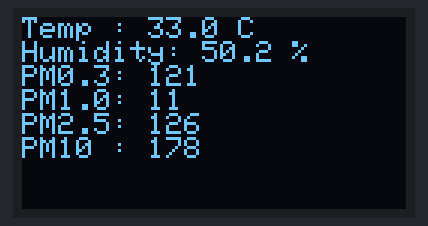
The sketch below on a simulated ESP8266 (NodeMCU). On the bench: 128×64 one-colour display. WiFi joins after 1.5 s; servers stay silent unless stated; uploads are accepted with an empty reply; random numbers use the default seed unless the sketch sets one; what the sketch prints to the serial monitor is not drawn.

Above: at 1.7 s.
At 6.1 s:
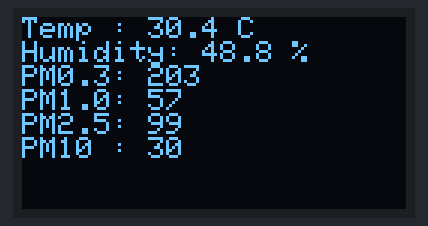
At 10.5 s:
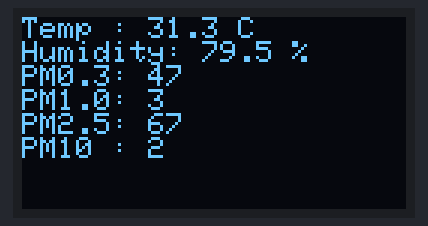
At 20.1 s:
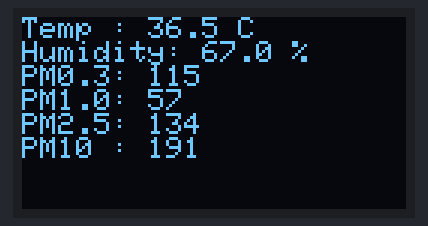
At 29.0 s:
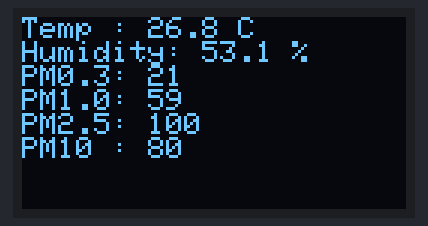
At 38.6 s:
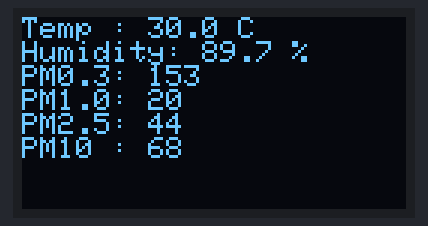

The sketch:

6DummyBothESP.ino
```cpp
/* Google Form Link Format:
 * https://docs.google.com/forms/d/e/YOURLINK/
 * formResponse?usp=pp_url&
 * entry.2128414819=suhu&entry.671850365=rh&entry.713531188=pm1&entry.318084391=pm3&entry.2115180752=pm25&entry.1088528795=pm10
 */

#include <Wire.h>
#include <Adafruit_GFX.h>
#include <Adafruit_SSD1306.h>

#if defined(ESP8266)
  #include <ESP8266WiFi.h>
  #include <ESP8266HTTPClient.h>
  #include <WiFiClientSecure.h>
#elif defined(ESP32)
  #include <WiFi.h>
  #include <HTTPClient.h>
  #include <WiFiClientSecure.h>
#else
  #error "This code is intended to run on ESP8266 or ESP32 platform!"
#endif

// WiFi credentials
#define WIFI_SSID     "username"
#define WIFI_PASSWORD "password"

// Google Form POST URL
#define FORM_URL "https://docs.google.com/forms/d/e/YOURLINK/formResponse"

// OLED configuration
#define SCREEN_WIDTH 128
#define SCREEN_HEIGHT 64
Adafruit_SSD1306 display(SCREEN_WIDTH, SCREEN_HEIGHT, &Wire, -1);

// Simulated sensor variables
float temperature = 0.0;
float humidity = 0.0;
uint16_t pm03 = 0, pm10 = 0, pm25 = 0, pm100 = 0;

void setup() {
  Serial.begin(115200);

  // Initialize OLED
  if (!display.begin(SSD1306_SWITCHCAPVCC, 0x3C)) {
    Serial.println(F("SSD1306 allocation failed"));
    while (1);
  }

  display.clearDisplay();
  display.setTextSize(1);
  display.setTextColor(SSD1306_WHITE);
  display.setCursor(0, 0);
  display.println("Connecting to WiFi...");
  display.display();

  // Connect to WiFi
  WiFi.begin(WIFI_SSID, WIFI_PASSWORD);
  Serial.print("Connecting to WiFi");
  while (WiFi.status() != WL_CONNECTED) {
    delay(500);
    Serial.print(".");
  }
  Serial.println("\nWiFi connected.");

  display.clearDisplay();
  display.setCursor(0, 0);
  display.println("WiFi connected.");
  display.display();

  // Seed RNG
  randomSeed(micros());
}

void loop() {
  // Simulate sensor values
  temperature = random(250, 400) / 10.0; // 25.0 - 40.0 °C
  humidity    = random(300, 900) / 10.0; // 30.0 - 90.0 %
  pm03        = random(0, 300);
  pm10        = random(0, 100);
  pm25        = random(0, 150);
  pm100       = random(0, 200);

  // Display to Serial Monitor
  Serial.println("========== SIMULATED DATA ==========");
  Serial.printf("Temperature: %.1f °C\n", temperature);
  Serial.printf("Humidity   : %.1f %%\n", humidity);
  Serial.printf("PM0.3      : %u #/0.1L\n", pm03);
  Serial.printf("PM1.0      : %u µg/m³\n", pm10);
  Serial.printf("PM2.5      : %u µg/m³\n", pm25);
  Serial.printf("PM10       : %u µg/m³\n", pm100);
  Serial.println("====================================");

  // Display on OLED
  display.clearDisplay();
  display.setCursor(0, 0);
  display.printf("Temp : %.1f C\n", temperature);
  display.printf("Humidity: %.1f %%\n", humidity);
  display.printf("PM0.3: %u\n", pm03);
  display.printf("PM1.0: %u\n", pm10);
  display.printf("PM2.5: %u\n", pm25);
  display.printf("PM10 : %u\n", pm100);
  display.display();

  // Send data to Google Form
  if (WiFi.status() == WL_CONNECTED) {
    WiFiClientSecure client;
    client.setInsecure();

    HTTPClient http;
    http.begin(client, FORM_URL);
    http.addHeader("Content-Type", "application/x-www-form-urlencoded");

    String postData = "entry.2128414819=" + String(temperature, 1) +
                      "&entry.671850365=" + String(humidity, 1) +
                      "&entry.713531188=" + String(pm03) +
                      "&entry.318084391=" + String(pm10) +
                      "&entry.2115180752=" + String(pm25) +
                      "&entry.1088528795=" + String(pm100);

    int responseCode = http.POST(postData);

    if (responseCode == 200) {
      Serial.println("Google Form: Data submitted successfully!");
    } else {
      Serial.print("Google Form Error: ");
      Serial.println(responseCode);
    }

    http.end();
  } else {
    Serial.println("WiFi not connected. Skipping data submission.");
  }

  delay(500); // Delay between posts
}
```

Measured:
- what the display in image 0 shows lasts 0.8 s, from 1.6 s to 2.4 s
